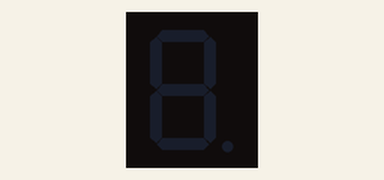
Bench run of a sketch on a simulated Arduino Uno, built with avr-gcc and run on an emulated ATmega328P. On the bench: 1-digit seven-segment display. Wiring (inferred from the names in the program): 1-digit 7-segment display, segments lit when HIGH: segments pin 2, pin 3, pin 4, pin 5, pin 6, pin 7, pin 8, pin 9. The segment pins are drawn as the display they are named for.

Above: at 0.1 s.
At 1.1 s:
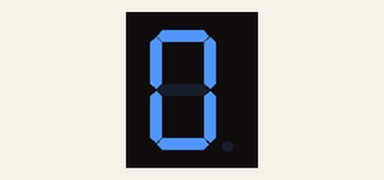
At 2.1 s:
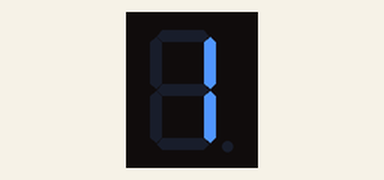
At 5.1 s:
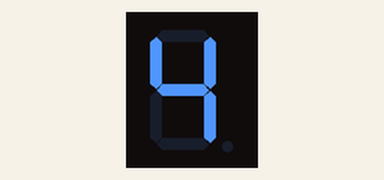
At 7.1 s:
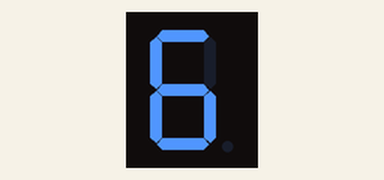
At 10.1 s:
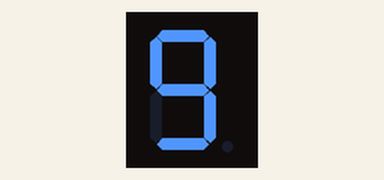

Measured:
- by itself, everything shown: repeats every 12.0 s, in 10 steps
- what the display in image 1 shows lasts 1.0 s, from 1.0 s to 2.0 s
- what the display in image 5 shows lasts 3.0 s, from 10.0 s to 13.0 s

The sketch:

ex8_1.ino
```cpp
//定義變數
int a=2;                          //seg_a接到D2
int b=3;                          //seg_b接到D3
int c=4;                          //seg_c接到D4
int d=5;                          //seg_d接到D5
int e=6;                          //seg_e接到D6
int f=7;                          //seg_f接到D7
int g=8;                          //seg_g接到D8
int dp=9;                          //seg_dp接到D9
//使用陣列指令將0-9編碼存在陣列內
byte  seven_seg[10][7] = { { 1,1,1,1,1,1,0 },  // = 0
                           { 0,1,1,0,0,0,0 },  // = 1
                           { 1,1,0,1,1,0,1 },  // = 2
                            { 1,1,1,1,0,0,1 },  // = 3
                            { 0,1,1,0,0,1,1 },  // = 4
                            { 1,0,1,1,0,1,1 },  // = 5
                            { 1,0,1,1,1,1,1 },  // = 6
                            { 1,1,1,0,0,0,0 },  // = 7
                            { 1,1,1,1,1,1,1 },  // = 8
                            { 1,1,1,1,0,1,1 }   // = 9
                              };
void setup() {                     //
    pinMode(a, OUTPUT);
    pinMode(b, OUTPUT);
    pinMode(c, OUTPUT);
    pinMode(d, OUTPUT);
    pinMode(e, OUTPUT);
    pinMode(f, OUTPUT);
    pinMode(g, OUTPUT);
    pinMode(dp, OUTPUT);
    digitalWrite(dp, 0);            // 關閉小數點
}
void loop() {
  for (byte digit = 0; digit <10; ++digit) {
    delay(1000);
    CodeWrite(digit);
  }
 // 暫停 2 秒鐘
 delay(2000);
}
// 在七段顯示器上顯示指定的一個數字
void CodeWrite(byte digit) {
  byte pin = 2;
  for (byte seg = 0; seg < 7; ++seg) {
    digitalWrite(pin, seven_seg[digit][seg]);
    ++pin;
  }
}
```
